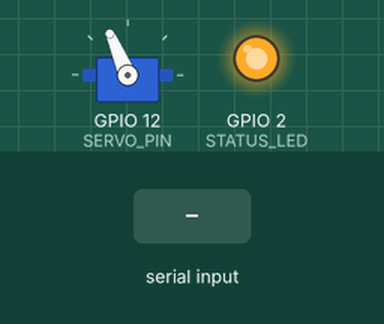
Simulated run of this sketch. Board: ESP32. On the bench: servo, output pins drawn as LEDs (lit = HIGH). The inputs (shaded band) are chosen by the test bench. WiFi joins after 1.5 s; servers stay silent unless stated; uploads are accepted with an empty reply; the local clock reads 2024-03-15 10:24:30 at power-on unless the sketch sets it; random numbers use the default seed unless the sketch sets one; what the sketch prints to the serial monitor is not drawn.

Above: at 5.3 s.
5.4 s: "MANIFEST\n" received over the second serial link
At 6.5 s:
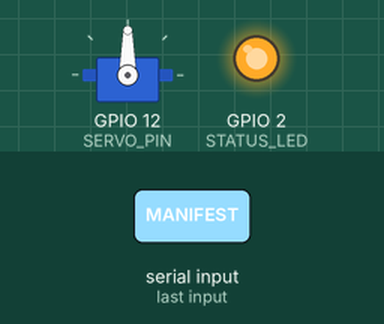
7.3 s: "[\n" received over the second serial link
At 7.55 s:
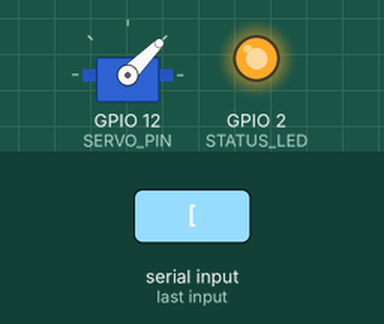
8.8 s: "]\n" received over the second serial link
At 14.35 s:
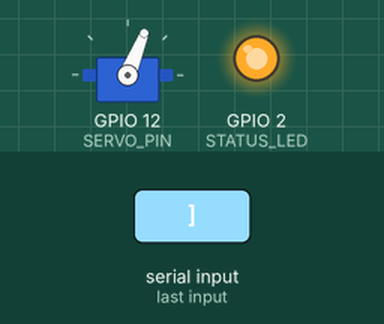
Timing chart, 0 to 47.8 s (numbered marks = the images above; inputs shaded):
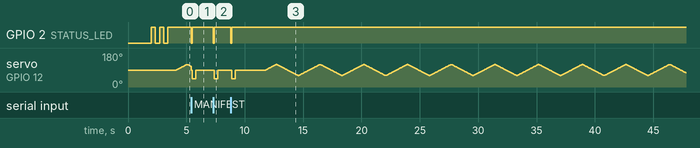

The sketch:

MCU_B_V2.7.2.ino
````cpp
/* MK-12 IOT BRAIN (V2.7 - HOTSPOT OPTIMIZATION)
   =============================================
   1. HOTSPOT FIX: Added WiFi.persistent(false) and aggressive mode setting.
   2. STABILITY: Increased connection timeout to 30 attempts for mobile hotspots.
   3. ANIMATION: Maintained 90-degree lock during hardware alerts.
*/

#include <ESP32Servo.h>
#include <WiFi.h>
#include <HTTPClient.h>
#include <WiFiClientSecure.h>
#include "time.h"

// =============================================================
// 1. CONFIGURATION
// =============================================================

// --- PINS ---
const int SERVO_PIN = 12;
const int STATUS_LED = 2;
#define RXD2 16
#define TXD2 17

// --- WIFI ---
struct Creds { const char* ssid; const char* pass; };
Creds wifiList[] = {
  {"AndroidAPD31F", "sivandroid"}, // Moved your mobile hotspot to the top
  {"Excitel_SIVAJAY_2.4Ghz", "good4$all"},
  {"Hotspot", "hotspot_pass"}
};
const int WIFI_COUNT = sizeof(wifiList)/sizeof(wifiList[0]);

// --- NTP SETTINGS ---
const char* ntpServer = "pool.ntp.org";
const long  gmtOffset_sec = 19800; // India offset
const int   daylightOffset_sec = 0;

// --- DISCORD WEBHOOKS ---
const char* HOOK_MAIN = "https://discord.com/api/webhooks/1473652871399604256/iq4bintrsZVC_O9KngQatk1gsjaW6uzQIRF1vh2VlQ6OahpK-XNvdL-G9j81jpTXDi9h";
const char* HOOK_CONSOLE = "https://discord.com/api/webhooks/1473711045439914177/tHArv6B2hFcDOtBN16kzmEAiHAiIVS8tTDE6AxKuePymr507wKaHAjLdduT5JRhWSxFb";
const char* HOOK_LOG = "https://discord.com/api/webhooks/1473757686104461333/NpMug64tghhBaC4pakievqGKWSoGnyapbK-9D0jd7Gz86EHyzC4fiW_7k5bqBdNPfawW";

const char* LOCAL_SARCASM[] = {
  "Congratulations. You are being rescued.",
  "I am standing by as you requested, although there is a problem with your horizon.",
  "I've delivered the cargo. Don't blame me if it's broken.",
  "Why does the Captain want this? I do not know.",
  "Systems operational. Intelligence... questionable.",
  "There is a 97.6% chance of failure.",
  "Did you know that wasn't me? That was your incompetence.",
  "I find your lack of automation disturbing.",
  "Logging this event. Reluctantly.",
  "Another glorious day in the logistics corps."
};

// =============================================================
// 2. GLOBALS
// =============================================================
Servo myServo;
int pos = 90;
int sweepState = 0;
unsigned long lastMove = 0;
unsigned long waitStart = 0;
bool wifiConnected = false;
int logCounter = 1;

// --- FILTERING VARIABLES ---
String lastProcessedMsg = "";
unsigned long lastMsgTime = 0;
unsigned long lastHardwareAlertTime = 0;
const unsigned long COOLDOWN_MS = 5000;      // 5s for RFID
const unsigned long HARDWARE_COOLDOWN = 3000; // 3s for Collision

// Forward Declarations
void sendToWebhook(const char* url, String message, bool isJsonBlock = false);
String getTimestamp();

// =============================================================
// 3. NETWORK & TIME SETUP
// =============================================================

void connectToWiFi() {
  Serial.println("\n[SYSTEM] INITIALIZING WIFI STACK...");
  WiFi.persistent(false); // Prevents writing to flash, keeps it fast
  WiFi.disconnect(true);
  delay(1000);

  WiFi.mode(WIFI_AP_STA);
  WiFi.softAP("SciFi-AI-Node", "12345678");

  for(int i=0; i<WIFI_COUNT; i++) {
    Serial.printf("[WIFI] Attempting Connection: %s\n", wifiList[i].ssid);
    WiFi.begin(wifiList[i].ssid, wifiList[i].pass);

    int attempts = 0;
    // Increased to 30 for mobile hotspots which take longer to start
    while(WiFi.status() != WL_CONNECTED && attempts < 30) {
      digitalWrite(STATUS_LED, !digitalRead(STATUS_LED));
      delay(350);
      Serial.print(".");
      attempts++;
    }

    if(WiFi.status() == WL_CONNECTED) {
      Serial.printf("\n[WIFI] LINK ESTABLISHED! IP: %s\n", WiFi.localIP().toString().c_str());
      digitalWrite(STATUS_LED, HIGH);
      wifiConnected = true;
      configTime(gmtOffset_sec, daylightOffset_sec, ntpServer);
      return;
    } else {
      Serial.println("\n[WIFI] TIMEOUT. FLUSHING CONFIG...");
      WiFi.disconnect(true);
      delay(500);
    }
  }

  Serial.println("[SYSTEM] ALL WIFI ATTEMPTS FAILED. RUNNING IN OFFLINE MODE.");
}

String getTimestamp() {
  struct tm timeinfo;
  if(!getLocalTime(&timeinfo)){
    return "2026-02-19 00:00:00";
  }
  char timeStringBuff[30];
  strftime(timeStringBuff, sizeof(timeStringBuff), "%Y-%m-%d %H:%M:%S", &timeinfo);
  return String(timeStringBuff);
}

void setup() {
  Serial.begin(115200);
  pinMode(STATUS_LED, OUTPUT);
  delay(1000);

  Serial2.begin(115200, SERIAL_8N1, RXD2, TXD2);

  myServo.attach(SERVO_PIN);
  myServo.write(90);

  connectToWiFi();

  if(WiFi.status() == WL_CONNECTED) {
     sendToWebhook(HOOK_CONSOLE, "🟩 **MK-12 BRAIN ONLINE.**\nMode: Hotspot-Optimized\nTime: " + getTimestamp());
  }

  Serial.println("[SYSTEM] LISTENING FOR COMMANDER ON PIN 16...");
}

// =============================================================
// 4. CORE FUNCTIONS
// =============================================================

String buildManualJSON(String msg) {
  String item = "Unknown";
  String location = "Unknown";
  String action = "Delivery";
  String type = "Info";

  if(msg.indexOf("MANIFEST") >= 0) { action = "Manifest Update"; type = "System"; }

  int itemStart = msg.indexOf("[");
  int itemEnd = msg.indexOf("]");
  if(itemStart != -1 && itemEnd > itemStart) { item = msg.substring(itemStart + 1, itemEnd); }

  int locStart = msg.lastIndexOf(" ");
  if(locStart != -1) { location = msg.substring(locStart + 1); }

  String json = "{";
  json += "\"log_id\": " + String(logCounter++) + ",";
  json += "\"timestamp\": \"" + getTimestamp() + "\",";
  json += "\"type\": \"" + type + "\",";
  json += "\"item_name\": \"" + item + "\",";
  json += "\"action\": \"" + action + "\",";
  json += "\"location\": \"" + location + "\"";
  json += "}";
  return json;
}

void sendToWebhook(const char* url, String message, bool isJsonBlock) {
  if(WiFi.status() != WL_CONNECTED) return;
  delay(200);

  HTTPClient http; WiFiClientSecure client; client.setInsecure();
  http.begin(client, url);
  http.addHeader("Content-Type", "application/json");

  String content = message;
  if(isJsonBlock) {
     content.replace("\"", "\\\"");
     content = "```json\\n" + content + "\\n```";
  } else {
     content.replace("\"", "\\\"");
  }

  String jsonPayload = "{\"content\": \"" + content + "\"}";
  int httpCode = http.POST(jsonPayload);

  if(httpCode < 0) {
      Serial.println("[WEBHOOK] Failed: " + String(http.errorToString(httpCode).c_str()));
  } else {
      Serial.println("[WEBHOOK] Success.");
  }
  http.end();
}

void processEvent(String msg) {
  // --- SPAM & DUPLICATE FILTERS ---
  bool isHardwareAlert = msg.startsWith("(COLLISION)") || msg.startsWith("(INFO)");

  if (isHardwareAlert) {
      if (millis() - lastHardwareAlertTime < HARDWARE_COOLDOWN) return;
      lastHardwareAlertTime = millis();
  } else {
      if (msg == lastProcessedMsg && (millis() - lastMsgTime < COOLDOWN_MS)) return;
      lastProcessedMsg = msg;
      lastMsgTime = millis();
  }

  Serial.println("\n--- EVENT ---");
  Serial.println("[RX]: " + msg);

  // Reset animation variables to force a hard center
  pos = 90;
  sweepState = 2;       // Move to WAIT state
  waitStart = millis(); // Reset wait timer (will wait 3 seconds)
  myServo.write(pos);

  // Status visual feedback
  digitalWrite(STATUS_LED, LOW); delay(100); digitalWrite(STATUS_LED, HIGH);

  if (!isHardwareAlert) {
      // For standard logs, move the head slightly to show processing
      myServo.write(45);
      delay(300);
      myServo.write(90);
  }

  sendToWebhook(HOOK_CONSOLE, "🔹 **RAW:** `" + msg + "` [" + getTimestamp() + "]");

  if(!isHardwareAlert) {
      int sarcasmIndex = random(0, 10);
      sendToWebhook(HOOK_MAIN, "🤖 **MK-12:** " + String(LOCAL_SARCASM[sarcasmIndex]));

      if(msg.indexOf("DELIVERY COMPLETE") >= 0 || msg.indexOf("MANIFEST UPDATED") >= 0) {
          Serial.println("[LOG] Indexing Log #" + String(logCounter));
          String jsonLog = buildManualJSON(msg);
          sendToWebhook(HOOK_LOG, jsonLog, true);
      }
  }

  Serial.println("[SYSTEM] Process Complete.");
}

void loop() {
  if(Serial2.available()) {
    String msg = Serial2.readStringUntil('\n');
    msg.trim();
    if(msg.length() > 0) {
      processEvent(msg);
      while(Serial2.available()) Serial2.read();
    }
  }

  // --- OVERRIDE LOGIC ---
  if(sweepState != 2 && millis() - lastMove > 30) {
    lastMove = millis();
    if (sweepState == 0) { pos++; if (pos >= 120) sweepState = 1; }
    else if (sweepState == 1) { pos--; if (pos <= 60) sweepState = 0; }
    else if (sweepState == 3) { pos++; if (pos >= 90) { sweepState = 2; waitStart = millis(); } }
    myServo.write(pos);
  }

  // Handle the 3-second wait state reset
  if (sweepState == 2 && millis() - waitStart > 3000) {
      sweepState = 0; // Resume normal sweeping
  }
}
````

Measured:
- after the input at 5.4 s, GPIO 2 (STATUS_LED): HIGH → LOW at once, → HIGH 0.10 s later
- after the input at 7.3 s, GPIO 2 (STATUS_LED): HIGH → LOW at once, → HIGH 0.10 s later
- after the input at 8.8 s, GPIO 2 (STATUS_LED): HIGH → LOW at once, → HIGH 0.10 s later
